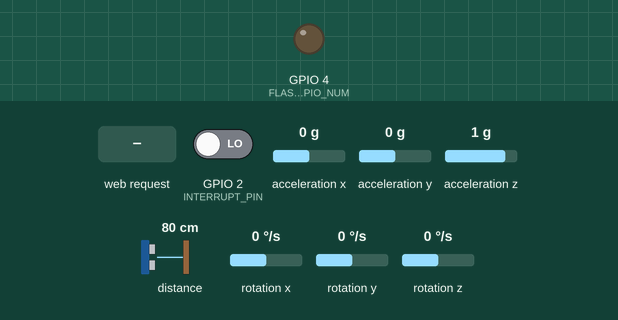
Simulated run of this sketch. Board: ESP32. Parts: output pins drawn as LEDs (lit = HIGH). The test bench sets the inputs (shaded band); at power-on: acceleration x 0 g, acceleration y 0 g, GPIO 2 (INTERRUPT_PIN) LOW, acceleration z 1 g, distance to the obstacle 80 cm, rotation x 0 °/s, rotation y 0 °/s, rotation z 0 °/s. WiFi joins after 1.5 s; servers stay silent unless stated; the sensor or clock chip raises its interrupt line as the real part does; the camera gives no picture; what the sketch prints to the serial monitor is not drawn.

Above: at 4.1 s.
4.2 s: HTTP request GET /capture received
5.7 s: acceleration x set to -1.4 g
8.7 s: acceleration y set to -1.4 g
Timing chart, 0 to 11.7 s (numbered marks = the images above; inputs shaded):
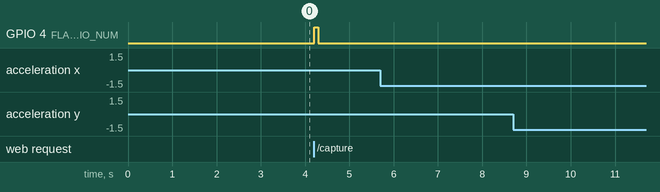

The sketch:

EmbeddedCode.ino
```cpp
#define CAMERA_MODEL_AI_THINKER  // Uncomment this for AI Thinker ESP32-CAM
#include "esp_camera.h"
#include <WiFi.h>
#include <Arduino.h>
#include <MPU6050_6Axis_MotionApps20.h>
#include <VL53L0X.h>
#include "I2Cdev.h"

#include <math.h> //added


#define PWDN_GPIO_NUM     32
#define RESET_GPIO_NUM    -1
#define XCLK_GPIO_NUM      0
#define SIOD_GPIO_NUM     26
#define SIOC_GPIO_NUM     27
#define Y9_GPIO_NUM       35
#define Y8_GPIO_NUM       34
#define Y7_GPIO_NUM       39
#define Y6_GPIO_NUM       36
#define Y5_GPIO_NUM       21
#define Y4_GPIO_NUM       19
#define Y3_GPIO_NUM       18
#define Y2_GPIO_NUM        5
#define VSYNC_GPIO_NUM    25
#define HREF_GPIO_NUM     23
#define PCLK_GPIO_NUM     22

#define FLASH_GPIO_NUM     4

#define SDA_PIN           13
#define SCL_PIN           14
#define INTERRUPT_PIN      2  // MPU6050 INT pin connected to GPIO 2

#define PORT_NUMBER       80

MPU6050 mpu(0x68, &Wire);
VL53L0X lox;

// Wi-Fi credentials
const char* ssid = "Shadi safadi";
const char* password = "1234shadi";

WiFiServer server(PORT_NUMBER); // Set up a web server on port 80
camera_fb_t *fb;
esp_err_t err;

float Gx, Gy, Gz;
float XAccelOffset, YAccelOffset, ZAccelOffset, XGyroOffset, YGyroOffset, ZGyroOffset;
uint16_t distance;

bool dmpReady = false;
uint8_t devStatus;
uint16_t packetSize;
uint8_t fifoBuffer[64];

// Sensor variables
Quaternion q;
VectorInt16 aa, aaReal;
VectorFloat gravity;

// Filtered output
float filteredAx = 0, filteredAy = 0, filteredAz = 0;
const float alpha = 0.8; // Smoothing factor: 0-1.

// Interrupt flag
volatile bool mpuInterrupt = false;
void dmpDataReady() {
  mpuInterrupt = true;
}

void scanI2C() {
  Serial.println("Scanning for I2C devices...");
  for (uint8_t address = 1; address < 127; address++) {
    Wire.beginTransmission(address);
    if (Wire.endTransmission() == 0) {
      Serial.print("Found device at 0x");
      Serial.println(address, HEX);
    }
  }
  Serial.println("Finished scanning for I2C devices...");
}

void calibrateMPU() {
  int16_t ax, ay, az, gx, gy, gz;
  int32_t ax_offset = 0, ay_offset = 0, az_offset = 0;
  int32_t gx_offset = 0, gy_offset = 0, gz_offset = 0;
  const int samples = 1000;

  for (int i = 0; i < samples; i++) {
    mpu.getMotion6(&ax, &ay, &az, &gx, &gy, &gz);
    Serial.print("Raw 6ax: "); Serial.println(ax);
    ax_offset += ax;
    ay_offset += ay;
    az_offset += az - 16384; // subtract gravity from Z
    gx_offset += gx;
    gy_offset += gy;
    gz_offset += gz;
    delay(3); // small delay between samples
  }

  ax_offset /= samples;
  ay_offset /= samples;
  az_offset /= samples;
  gx_offset /= samples;
  gy_offset /= samples;
  gz_offset /= samples;

  XAccelOffset = ax_offset;
  YAccelOffset = ay_offset;
  ZAccelOffset = az_offset-16384;//TODO: change when flipping device operation
  XGyroOffset = gx_offset;
  YGyroOffset = gy_offset;
  ZGyroOffset = gz_offset;
}

void handleCaptureRequest(WiFiClient& client, float dxt, float dyt, float dzt, float Gxt, float Gyt, float Gzt) {

  // Capture the image
  digitalWrite(FLASH_GPIO_NUM, HIGH); // Turn flash on
  fb = esp_camera_fb_get();  // Capture the image
  if (!fb) {
    Serial.println("Camera capture failed");
    client.print("HTTP/1.1 500 Internal Server Error\r\n");
    client.print("Content-Type: text/html\r\n\r\n");
    client.print("<html><body><h2>Camera Capture Failed</h2></body></html>");
    client.stop();
    return;
  }

  Serial.println("Camera capture succeeded");

  // Send JSON with sensor data and the image
  client.println("HTTP/1.1 200 OK");
  client.println("Content-Type: multipart/x-mixed-replace; boundary=frame");
  client.println("Connection: close");
  client.println();

  client.print("--frame\r\n");
  client.print("Content-Type: application/json\r\n");
  client.print("Content-Length: ");

  distance = lox.readRangeSingleMillimeters();
  if (lox.timeoutOccurred()) {
    Serial.println("VL53L0X timeout");
  }

  String json = "{";
  json += "\"displacement_cm_x\":" + String(dxt) + ",";
  json += "\"displacement_cm_y\":" + String(dyt) + ",";
  json += "\"displacement_cm_z\":" + String(dzt) + ",";
  json += "\"gyro_x\":" + String(Gxt) + ",";
  json += "\"gyro_y\":" + String(Gyt) + ",";
  json += "\"gyro_z\":" + String(Gzt) + ",";
  json += "\"distance_cm\":" + String(distance/10.0f);
  json += "}";

  client.print(json.length());
  client.println();
  client.println();
  client.print(json);
  client.println();

  client.print("--frame\r\n");
  client.print("Content-Type: image/jpeg\r\n");
  client.print("Content-Length: " + String(fb->len));
  client.println();
  client.println();
  client.write(fb->buf, fb->len);

  client.print("\r\n--frame--\r\n");

  esp_camera_fb_return(fb);
  digitalWrite(FLASH_GPIO_NUM, LOW); // Turn flash off
  return;
}

void setup() {
  // Start the serial monitor for debugging
  Serial.begin(115200);
  Serial.println("Starting...");

  // Initialize I2C with custom SDA and SCL pins
  Wire.begin(SDA_PIN, SCL_PIN);

  // I2C 400k for speed, 100k for stability, 200k mid
  Wire.setClock(200000);

  // Scan and print I2C devices
  scanI2C();
  Serial.println("Scanned for I2C devices");

  // Initialize MPU6050
  mpu.initialize();
  delay(100);
  if (!mpu.testConnection()) {
    Serial.println("Failed to initialize MPU6050!");
    while (1);
  }
  Serial.println("MPU6050 initialized.");

  // Initialize VL53L0X
  if (!lox.init()) {
    Serial.println("Failed to initialize VL53L0X!");
    while (1);
  }
  Serial.println("VL53L0X initialized.");
  lox.setTimeout(5000);
  lox.startContinuous();
  Serial.println("VL53L0X configured.");
  mpu.setFullScaleAccelRange(MPU6050_ACCEL_FS_2);

  Serial.println(F("Initializing DMP..."));
  devStatus = mpu.dmpInitialize();

  // Optional: set offsets here if known
  mpu.setXGyroOffset(0);
  mpu.setYGyroOffset(0);
  mpu.setZGyroOffset(0);
  mpu.setXAccelOffset(0);
  mpu.setYAccelOffset(0);
  mpu.setZAccelOffset(0);

  //calibrate MPU
  // Serial.println("MPU Calibration Start.");
  // calibrateMPU();
  // Serial.println("MPU Calibration Done.");
  if (devStatus == 0) {
    // Calibrate and enable DMP
    mpu.CalibrateAccel(6);
    mpu.CalibrateGyro(6);
    mpu.setDMPEnabled(true);

    attachInterrupt(digitalPinToInterrupt(INTERRUPT_PIN), dmpDataReady, RISING);
    mpu.getIntStatus();

    dmpReady = true;
    packetSize = mpu.dmpGetFIFOPacketSize();
    Serial.println(F("DMP ready!"));
  } else {
    Serial.print(F("DMP Initialization failed (code "));
    Serial.print(devStatus);
    Serial.println(F(")"));
    while (1);
  }

  // Connect to Wi-Fi
  WiFi.begin(ssid, password);
  while (WiFi.status() != WL_CONNECTED) {
    delay(1000);
    Serial.print(".");
  }
  Serial.println("Connected to Wi-Fi");
  Serial.println(WiFi.localIP());

  // Camera configuration
  camera_config_t config;
  config.ledc_channel   = LEDC_CHANNEL_0;
  config.ledc_timer     = LEDC_TIMER_0;
  config.pin_d0         = Y2_GPIO_NUM;
  config.pin_d1         = Y3_GPIO_NUM;
  config.pin_d2         = Y4_GPIO_NUM;
  config.pin_d3         = Y5_GPIO_NUM;
  config.pin_d4         = Y6_GPIO_NUM;
  config.pin_d5         = Y7_GPIO_NUM;
  config.pin_d6         = Y8_GPIO_NUM;
  config.pin_d7         = Y9_GPIO_NUM;
  config.pin_xclk       = XCLK_GPIO_NUM;
  config.pin_pclk       = PCLK_GPIO_NUM;
  config.pin_vsync      = VSYNC_GPIO_NUM;
  config.pin_href       = HREF_GPIO_NUM;
  config.pin_sccb_sda   = SIOD_GPIO_NUM;
  config.pin_sccb_scl   = SIOC_GPIO_NUM;
  config.pin_pwdn       = PWDN_GPIO_NUM;
  config.pin_reset      = RESET_GPIO_NUM;
  config.xclk_freq_hz   = 20000000;
  config.pixel_format   = PIXFORMAT_JPEG;
  config.frame_size     = FRAMESIZE_UXGA;
  config.jpeg_quality   = 12;                   // 0-63 lower number means higher quality
  config.grab_mode      = CAMERA_GRAB_LATEST;
  //config.grab_mode      = CAMERA_GRAB_WHEN_EMPTY;
  config.fb_location    = CAMERA_FB_IN_PSRAM;
  //config.fb_location    = CAMERA_FB_IN_DRAM;
  config.fb_count       = 1;


  // Initialize the camera
  esp_camera_deinit();
  delay(50);
  err = esp_camera_init(&config);
  if (err != ESP_OK) {
    Serial.printf("Camera initialization failed with error 0x%x\n", err);
    ESP.restart();  // Restart if camera initialization fails
  }

  // Reset camera sensor settings to default
  sensor_t *s = esp_camera_sensor_get();
  //s->reset(s);
  // Manually restore typical default settings
  s->set_framesize(s, FRAMESIZE_UXGA);     // or another preferred default
  s->set_quality(s, 10);                   // JPEG quality (10 is high quality)
  s->set_brightness(s, 0);                 // 0 is default
  s->set_contrast(s, 0);                   // 0 is default
  s->set_saturation(s, 0);                 // 0 is default
  s->set_sharpness(s, 0);                  // 0 is default
  s->set_special_effect(s, 0);             // No effect
  s->set_wb_mode(s, 0);                    // Auto white balance
  s->set_whitebal(s, 1);                   // Enable auto white balance
  s->set_awb_gain(s, 1);
  s->set_exposure_ctrl(s, 1);              // Auto exposure
  s->set_gain_ctrl(s, 1);                  // Auto gain
  s->set_gainceiling(s, (gainceiling_t)0); // Default gain ceiling
  s->set_lenc(s, 1);                       // Enable lens correction
  s->set_hmirror(s, 0);                    // Horizontal mirror off
  s->set_vflip(s, 0);                      // Vertical flip off

  Serial.println("Camera initialized");

  // Set the flash GPIO pin to output mode
  pinMode(FLASH_GPIO_NUM, OUTPUT);
  digitalWrite(FLASH_GPIO_NUM, LOW); // Initially off

  // Start loop = the camera server
}

void loop() {
  float dxt=0, dyt=0, dzt=0, dx=0, dy=0, dz=0, vx=0, vy=0, vz=0, Gxt=0, Gyt=0, Gzt=0;
  float ax, ay, az, qx, qy, qz, qw, x_rot, y_rot, z_rot;
  float dt = 0.060f;  // 60 ms delay = 0.060 s
  // unsigned long lastTime, nowTime;
  static unsigned long lastMicros = micros();  // first run only

  server.begin();
  Serial.println("Camera server started");
  //lastTime = millis();

  while (true) {
    WiFiClient client = server.available(); // Listen for incoming clients
    if (!client) {
      Serial.println("New Client waiting");

      //crash if error
      if (!dmpReady) return;

      // Wait for new data
      if (mpu.dmpGetCurrentFIFOPacket(fifoBuffer)) {
        mpu.dmpGetQuaternion(&q, fifoBuffer);
        mpu.dmpGetAccel(&aa, fifoBuffer);
        mpu.dmpGetGravity(&gravity, &q);
        mpu.dmpGetLinearAccel(&aaReal, &aa, &gravity);

        // Print in aaReal data
        Serial.print("aaReal_x_y_z\t");
        Serial.print(aaReal.x*(981/16384.0f));
        Serial.print("\t");
        Serial.print(aaReal.y*(981/16384.0f));
        Serial.print("\t");
        Serial.print(aaReal.z*(981/16384.0f));
        Serial.print("\t");

        // Manually rotate the acceleration to world frame
        ax = aaReal.x;
        ay = aaReal.y;
        az = aaReal.z;

        // // Quaternion rotation to world frame
        // qx = q.x;
        // qy = q.y;
        // qz = q.z;
        // qw = q.w;

        // // Apply rotation to each axis
        // x_rot = (1 - 2 * (qy * qy + qz * qz)) * ax + 2 * (qx * qy - qw * qz) * ay + 2 * (qx * qz + qw * qy) * az;
        // y_rot = 2 * (qx * qy + qw * qz) * ax + (1 - 2 * (qx * qx + qz * qz)) * ay + 2 * (qy * qz - qw * qx) * az;
        // z_rot = 2 * (qx * qz - qw * qy) * ax + 2 * (qy * qz + qw * qx) * ay + (1 - 2 * (qx * qx + qy * qy)) * az;

        // Convert to cm/s²
        ax = ax * (981 / 16384.0f);
        ay = ay * (981 / 16384.0f);
        az = az * (981 / 16384.0f);

        // Apply exponential moving average (EMA)
        filteredAx = alpha * ax + (1 - alpha) * filteredAx;
        filteredAy = alpha * ay + (1 - alpha) * filteredAy;
        filteredAz = alpha * az + (1 - alpha) * filteredAz;

        if (abs(filteredAx)<20) filteredAx=0;
        if (abs(filteredAy)<20) filteredAy=0;
        if (abs(filteredAz)<20) filteredAz=0;

        if (filteredAx> filteredAy && filteredAx> filteredAz){
            filteredAy=0;
            filteredAz=0;
        }

        if (filteredAy> filteredAx && filteredAy> filteredAz){
            filteredAx=0;
            filteredAz=0;
        }

        if (filteredAz> filteredAx && filteredAz> filteredAy){
            filteredAx=0;
            filteredAy=0;
        }

        // Print in world-frame cm/s²
        Serial.print("aworld_x_y_z_cm/s^2 dist cm\t");
        Serial.print(filteredAx);
        Serial.print("\t");
        Serial.print(filteredAy);
        Serial.print("\t");
        Serial.print(filteredAz);
        Serial.print("\t");
        Serial.print(lox.readRangeSingleMillimeters()/10);
        Serial.print("\t");
      }

      unsigned long nowMicros = micros();
      unsigned long dt_us = nowMicros - lastMicros;  // dt in microseconds
      lastMicros = nowMicros;
      Serial.print("dt (us): ");
      Serial.print(dt_us);

      // Integrate acceleration to update velocity
      vx += filteredAx * dt;//(filteredAx > 1 || filteredAx < -1) ?  filteredAx * dt : 0;
      vy += filteredAy * dt;//(filteredAy > 1 || filteredAy < -1) ?  filteredAy * dt : 0;
      vz += filteredAz * dt;//(filteredAz > 1 || filteredAz < -1) ?  filteredAz * dt : 0;

      // Integrate velocity to update displacement
      dxt += vx * dt;
      dyt += vy * dt;
      dzt += vz * dt;

      Serial.print("dzt_cm\t");
      Serial.print(dzt);
      Serial.print("\t");

      Gxt += mpu.getRotationX()/ 131.0f;
      Gyt += mpu.getRotationY()/ 131.0f;
      Gzt += mpu.getRotationZ()/ 131.0f;

      delay(10);
      continue;
    }

    Serial.println("New Client Connected");

    // Wait until the client sends a request
    while (!client.available()) {
      Serial.println("Waiting For Client Request.");
      delay(10);
    }

    String request = client.readStringUntil('\r');
    client.flush(); // Clear the client buffer

    if (request.indexOf("GET /capture") >= 0) {
      Serial.println("Image and sensor data requested");
      handleCaptureRequest(client, dxt, dyt, dzt, Gxt, Gyt, Gzt);
      client.stop();
      dxt=0; dyt=0; dzt=0; Gxt=0; Gyt=0; Gzt=0;
      vx = vy = vz = 0;
      continue;
    }
    dxt=0; dyt=0; dzt=0; Gxt=0; Gyt=0; Gzt=0;
    vx = vy = vz = 0;
    client.stop();
  }
}
```

Measured:
- after the input at 4.2 s, GPIO 4 (FLASH_GPIO_NUM): LOW → HIGH at once, → LOW 0.09 s later
- after the input at 5.7 s, every drawn part: stays the same
- after the input at 8.7 s, every drawn part: stays the same
